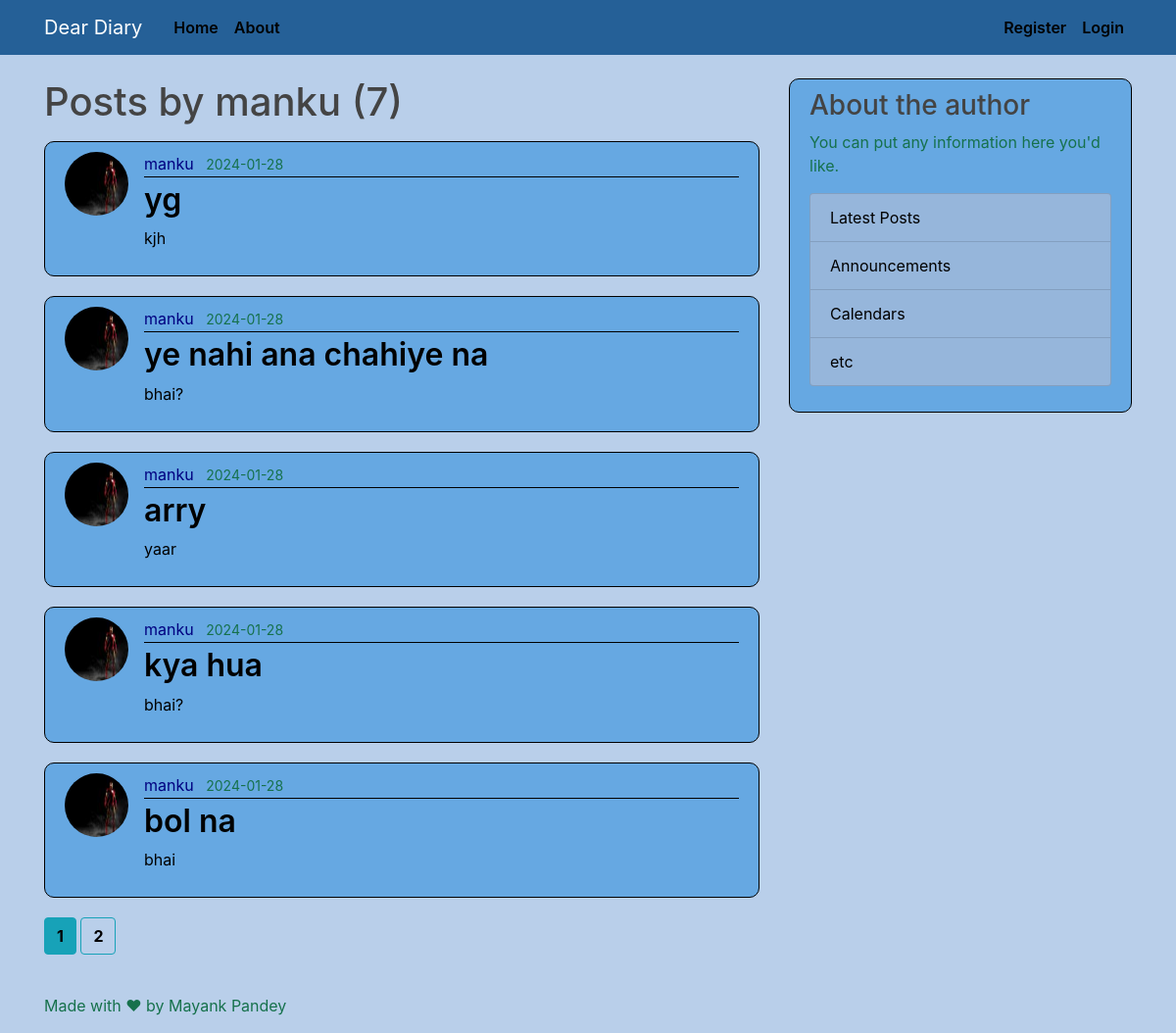
/user/manku, run on an earlier commit of the app's database.
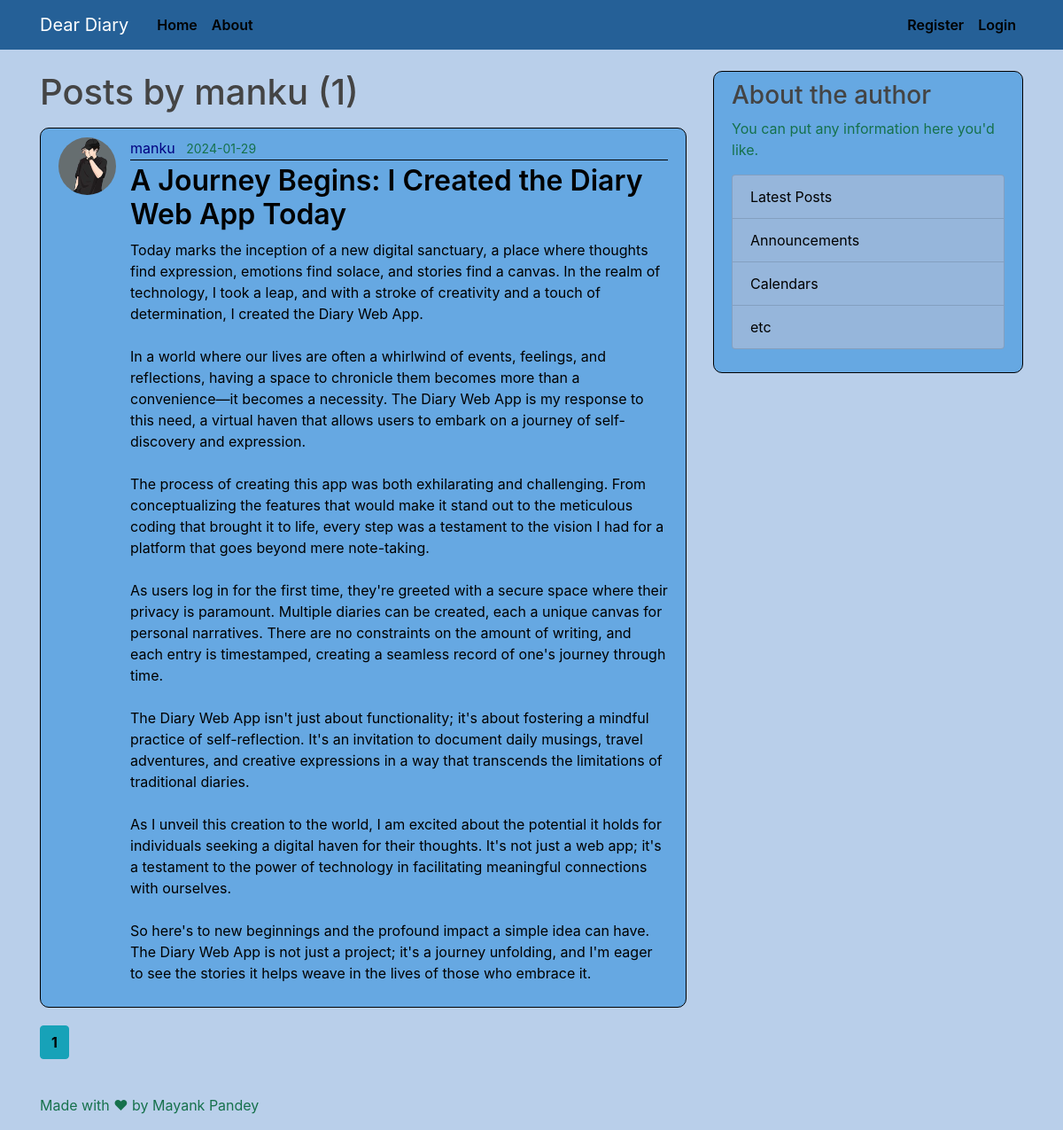
And on a later commit of the database.
### server/models.py (models this page shows, shortened)
class Post(db.Model):
    id = db.Column(db.Integer, primary_key=True)
    title = db.Column(db.String(100), nullable = False)
    date_posted = db.Column(db.DateTime, nullable = False, default = datetime.utcnow)
    content = db.Column(db.Text, nullable = False)
    user_id = db.Column(db.Integer, db.ForeignKey('user.id'), nullable=False)

class User(db.Model, UserMixin):
    id = db.Column(db.Integer, primary_key=True)
    username = db.Column(db.String(20),unique=True, nullable = False)
    email = db.Column(db.String(120),unique=True, nullable = False)
    image_file = db.Column(db.String(20), nullable = False, default = 'default.png')
    password = db.Column(db.String(60),nullable = False)
    posts = db.relationship('Post', backref='author', lazy=True)

### server/routes.py (the view)
@app.route("/user/<string:username>")
def user_posts(username) :
    page = request.args.get('page',1,type= int)
    user = User.query.filter_by(username=username).first_or_404()
    posts = Post.query.filter_by(author=user).order_by(Post.date_posted.desc()).paginate(page = page,  per_page=5)
    return render_template('user_posts.html', posts = posts, user=user);

### server/templates/user_posts.html (shortened to what this page needs)
{% extends "layout.html" %} {% block content %}
<h1 class="mb-3">Posts by {{ user.username }} ({{ posts.total }})</h1>
{% for post in posts.items %}
<article class="media content-section">
  <img
    class="rounded-circle article-img"
    src="{{ url_for('static', filename='profile_pics/'+post.author.image_file) }}"
    alt="dhaif"
  />
  <div class="media-body">
    <div class="article-metadata">
      <a
        class="mr-2"
        href="{{url_for('user_posts', username=post.author.username)}}"
        >{{ post.author.username }}</a
      >
      <small class="text-muted"
        >{{ post.date_posted.strftime('%Y-%m-%d') }}</small
      >
    </div>
    <h2>
      <a class="article-title" href="{{ url_for('post',post_id=post.id) }}"
        >{{ post.title }}</a
      >
    </h2>
    <p class="article-content">{{ post.content }}</p>
  </div>
</article>
{% endfor %} {% for page_num in posts.iter_pages(left_edge=1, right_edge=1,
left_current=1, right_current=2) %} {% if page_num %} {% if posts.page ==
page_num %}
<a
  class="btn btn-info mb-4"
  href="{{ url_for('user_posts',username=user.username, page=page_num) }}"
  >{{page_num}}</a
>
{% else %}
<a
  class="btn btn-outline-info mb-4"
  href="{{ url_for('user_posts',username=user.username, page=page_num) }}"
  >{{page_num}}</a
>
{% endif %} {% endif %} {%endfor %} {% endblock content %}

What changed in the data, as far as the page shows it:
removed Post: image_file (picture), author.username "manku", date_posted "2024-01-28", title "yg", content "kjh"
removed Post: image_file (picture), author.username "manku", date_posted "2024-01-28", title "ye nahi ana chahiye na", content "bhai?"
removed Post: image_file (picture), author.username "manku", date_posted "2024-01-28", title "arry", content "yaar"
removed Post: image_file (picture), author.username "manku", date_posted "2024-01-28", title "kya hua", content "bhai?"
removed Post: image_file (picture), author.username "manku", date_posted "2024-01-28", title "bol na", content "bhai"
now on this page (row edited): Post: image_file (picture), author.username "manku", date_posted "2024-01-29", title "A Journey Begins: I Created the Diary Web App Today", content "Today marks the inception of a new digital sanctuary, a place where thoughts find expression, emotions find solace, and stories find a canvas. In the realm of technology, I took a leap, and with a stroke of creativity and a touch of determination, I created the Diary Web App. In a world where our lives are often a whirlwind of events, feelings, and reflections, having a space to chronicle them becomes more than a convenience—it becomes a necessity. The Diary Web App is my response to this need, a virtual haven that allows users to embark on a journey of self-discovery and expression. The process of creating this app was both exhilarating and challenging. From conceptualizing the features…"
Also different on the page:
{{ posts.total }}: "7" → "1"
list line gone: "2"
